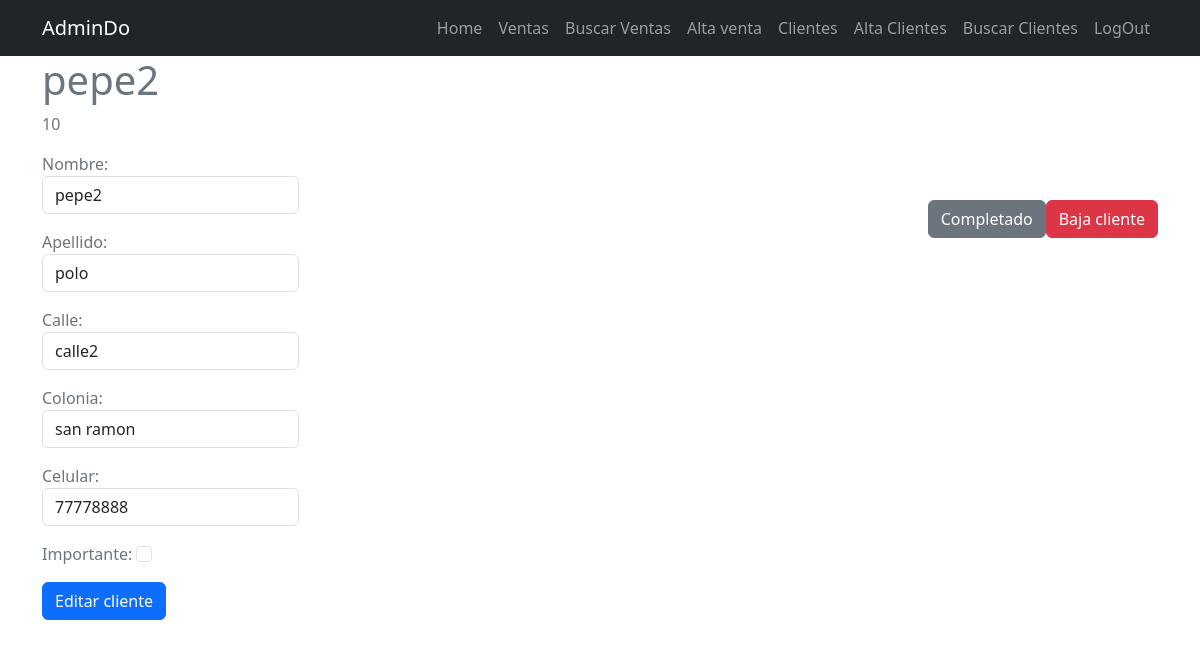
Page /clientes/10/ (signed in) on the committed database.
### tasks/models.py (models this page shows, shortened)
class Cliente(models.Model):
    nombre = models.CharField(max_length=100)
    apellido = models.CharField(max_length=100)
    calle = models.CharField(max_length=100)
    colonia = models.CharField(max_length=100)
    celular = models.CharField(max_length=100)
    created = models.DateTimeField(auto_now_add=True)
    datecompleted = models.DateTimeField(null=True, blank=True)
    user = models.ForeignKey(User, on_delete=models.CASCADE)
    importante = models.BooleanField(default=False)

### tasks/views.py (the view, shortened to what this page needs)
# urls.py: path("clientes/<int:cliente_id>/", views.editar_cliente, name="cliente_detail"),
@login_required
def editar_cliente(request, cliente_id):
    cliente = get_object_or_404(Cliente, pk=cliente_id, user=request.user)
    if request.method == "GET":
        form = ClienteForm(instance=cliente)
        return render(
            request, "cliente_detail.html", {"cliente": cliente, "form": form}
        )

### tasks/forms2.py
class ClienteForm(forms.ModelForm):
    class Meta:
        model = Cliente
        fields = [
            "nombre",
            "apellido",
            "calle",
            "colonia",
            "celular",
            "importante",
            "id",
        ]
        widgets = {
            "nombre": forms.TextInput(
                attrs={"class": "form-control", "placeholder": "Nombre"}
            ),
            "apellido": forms.TextInput(
                attrs={"class": "form-control", "placeholder": "Apellido"}
            ),
            "calle": forms.TextInput(
                attrs={"class": "form-control", "placeholder": "Calle"}
            ),
            "colonia": forms.TextInput(
                attrs={"class": "form-control", "placeholder": "Colonia"}
            ),
            "celular": forms.TextInput(
                attrs={"class": "form-control", "placeholder": "Celular"}
            ),
            "importante": forms.CheckboxInput(
                attrs={"class": "form-check-input md-auto"}
            ),
        }

### tasks/templates/cliente_detail.html (shortened to what this page needs)
{% extends 'base.html' %}
{% block content %}
<main class="container">
    <div class="row">
        <div class="text-secondary" class="col-md-4 offset-md-4">
                <h1>{{ cliente.nombre }}</h1>
                <p>{{ cliente.id }}</p>
            <div class="d-flex justify-content-between">
                <form method="POST">
                    {{form.as_p}}
                    <button class="btn btn-primary">
                      Editar cliente
                    </button>
                  </form>
                  <div class="mt-5 d-flex">
                  <form action="{% url 'complete_cliente' cliente.id %}" method="POST">
                    <button class="btn btn-secondary">
                      Completado
                    </button>
                  </form>
                  <form action="{% url 'delete_cliente' cliente.id %}" method="POST">
                    <button class="btn btn-danger">
                      Baja cliente
                    </button>
                  </form>
            </div>
        </div>
    </div>
</main>
{% endblock %}

### rows in the picture
Cliente: nombre "pepe2", id "10", apellido "polo", calle "calle2", colonia "san ramon", celular "77778888"
